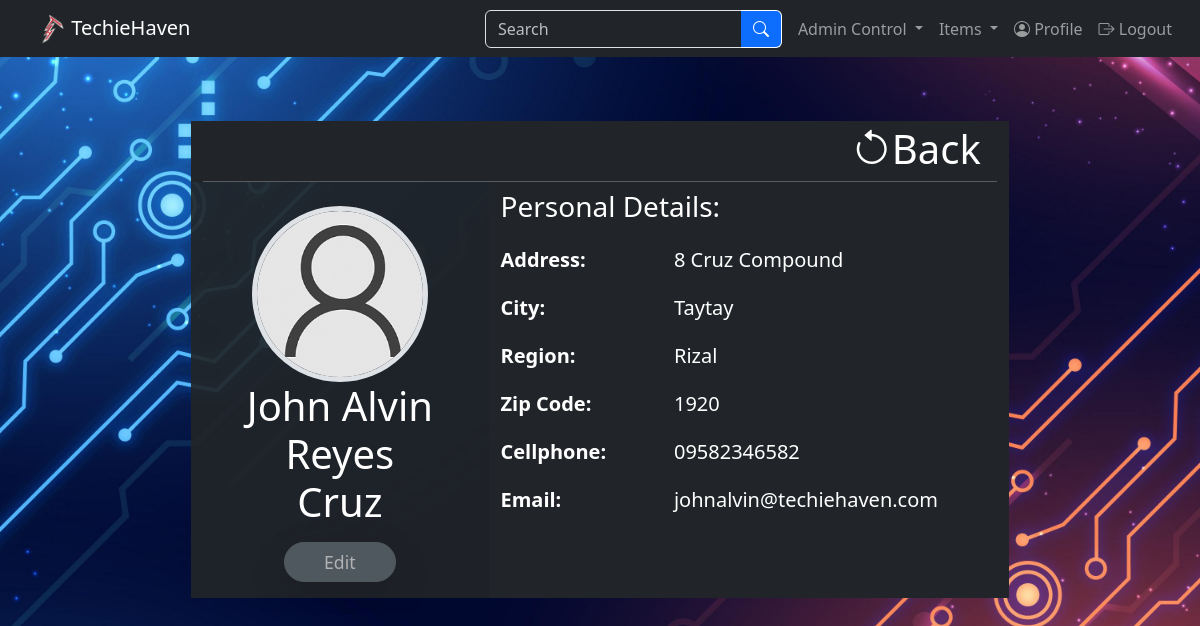
Page /php/profile.php (signed in) on the committed database.
### tables this page shows
CREATE TABLE `tbl_users` (
  `id` int(25) NOT NULL,
  `first_name` varchar(255) NOT NULL,
  `middle_name` varchar(255) NOT NULL,
  `last_name` varchar(255) NOT NULL,
  `address` varchar(255) NOT NULL,
  `city` varchar(255) NOT NULL,
  `region` varchar(255) NOT NULL,
  `zip_code` int(25) NOT NULL,
  `password` varchar(255) NOT NULL,
  `email` varchar(255) NOT NULL,
  `phone_number` varchar(255) NOT NULL,
  `profile_picture` varchar(255) NOT NULL DEFAULT 'default.png',
  `user_type` varchar(255) NOT NULL
);

### php/profile.php (the view, shortened to what this page needs)
<?php
    include_once("../inc/database.php");
    @$id = $_GET['id'];
    if(empty($id)) {
        $id = $_SESSION['userId'];
    }
    $sqlQuery = "SELECT * FROM tbl_users WHERE id = '$id'";
    $sqlQueryResult = $connection->query($sqlQuery);
    $userData = $sqlQueryResult->fetch_assoc();
    $pId = $userData['id'];
    $pFName = $userData['first_name'];
    $pLName = $userData['last_name'];
    $pMName = $userData['middle_name'];
    $pEmail = $userData['email'];
    $pAddress = $userData['address'];
    $pCity = $userData['city'];
    $pRegion = $userData['region'];
    $pZipCode = $userData['zip_code'];
    $pCellphoneNumber = $userData['phone_number'];
    $pProfilePicture = $userData['profile_picture'];
    $pUserType = $userData['user_type'];
?>
<!doctype html>
<html lang="en">
    <head>
        <link rel="stylesheet" href="https://cdn.jsdelivr.net/npm/bootstrap-icons@1.10.5/font/bootstrap-icons.css">
        <link href="https://cdn.jsdelivr.net/npm/bootstrap@5.3.0-alpha3/dist/css/bootstrap.min.css" rel="stylesheet">
        <link href="../css/stylesheet.css" rel="stylesheet">
    </head>
    <body class="d-grid gap-5 bg-secondary">
        <?php include("../inc/navBar.php"); ?>
        <div class="container p-3 mb-2 text-white w-75 overflow-auto">
            <div class="row justify-content-center text-break">
                <?php
                    if($_SESSION['userType'] == "admin") {
                        echo "
                            <div class='col-11 text-center border-end-0 bg-dark'>
                                <h1 class='text-end pe-3 pt-1'><a href='#' class='text-reset text-decoration-none' onclick='window.history.go(-1); return false;'><i class='bi bi-arrow-counterclockwise'></i>Back</a></h1>
                                <hr class='m-0'>
                            </div>
                        ";
                    }
                ?>
                <div class="col-4 text-center border-end-0 bg-normal-92">
                    <img src="<?php echo "../img/profile/$pProfilePicture"?>" class="img-fluid rounded-circle mx-auto d-block mt-4 profile-picture border border-5" alt="Picture Unavailable">
                    <p class="m-0 display-6"><?php echo $pFName . " ".  $pMName?></p>
                    <p class="display-6"><?php echo $pLName?></p>
                    <?php
                        if($pUserType == "admin") {
                            echo "
                            <div class='col text-center'>
                                <a class='btn btn-secondary mb-3 rounded-pill shadow-lg disabled' href='profile
                                -edit.php?id=" . sha1($pId) . "' role='button' style='width: 7rem; font-size: 1.1rem;'>Edit</a>
                            </div>
                            ";
                        } elseif($pId != $_SESSION['userId']) {
                            echo "
                            <div class='col text-center'>
                                <a class='btn btn-secondary mb-3 rounded-pill shadow-lg disabled' href='profile-edit.php?id=" . sha1($pId) . "' role='button' style='width: 7rem; font-size: 1.1rem;'>Edit</a>
                            </div>
                            ";
                        } else {
                            echo "
                                <div class='col text-center'>
                                    <a class='btn btn-secondary mb-3 rounded-pill shadow-lg' href='profile-edit.php?id=" . sha1($pId) . "' role='button' style='width: 7rem; font-size: 1.1rem;'>Edit</a>
                                </div>
                            ";
                        }
                    ?>
                </div>
                <div class="col-7 border-end-0 bg-dark">
                    <p class="h3 mt-2">Personal Details:</p>
                    <div>
                        <dl class="row h5">
                            <dt class="col-sm-4 mt-3">Address: </dt>
                            <dd class="col-sm-8 mt-3"><?php echo $pAddress?></dd>
                            <dt class="col-sm-4 mt-3">City: </dt>
                            <dd class="col-sm-8 mt-3"><?php echo $pCity?></dd>
                            <dt class="col-sm-4 mt-3">Region: </dt>
                            <dd class="col-sm-8 mt-3"><?php echo $pRegion?></dd>
                            <dt class="col-sm-4 mt-3">Zip Code: </dt>
                            <dd class="col-sm-8 mt-3"><?php echo $pZipCode?></dd>
                            <dt class="col-sm-4 mt-3">Cellphone: </dt>
                            <dd class="col-sm-8 mt-3"><?php echo $pCellphoneNumber?></dd>
                            <dt class="col-sm-4 mt-3">Email: </dt>
                            <dd class="col-sm-8 mt-3"><?php echo $pEmail?></dd>
                        </dl>
                    </div>
        </div>
    </body>
</html>

### css/stylesheet.css (style rules this page uses)
body { background-image: url(../img/system/background.jpg); background-size: cover; background-repeat: no-repeat; background-position: center; background-attachment: fixed; }
.bg-normal-92 { background-color: rgba(33, 37, 41, 0.92); }
.profile-picture { width: 11rem; height: 11rem; }

### rows in the picture
tbl_users: profile_picture (placeholder picture), first_name "John Alvin", middle_name "Reyes", last_name "Cruz", address "8 Cruz Compound", city "Taytay", region "Rizal", zip_code "1920", phone_number "09582346582", email "johnalvin@techiehaven.com"
